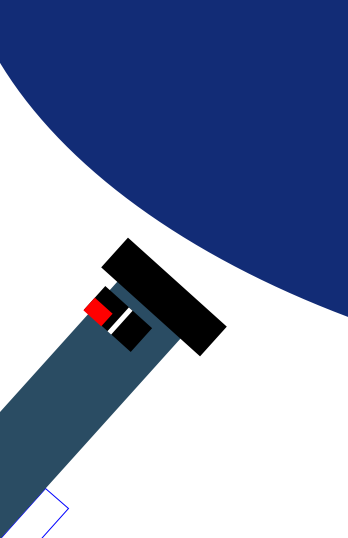
Frame 1 (no input)
Frame 60 (the mouse pressed at the canvas centre just before this capture): identical to frame 1, image omitted
Frame 120 (the mouse held since frame 60 and released just before this capture): identical to frame 1, image omitted

The Processing sketch that drew this single still picture (run headless with seeded random() and noise(); from frame 60 on, the mouse is pressed at the canvas centre):

// Processing sketch: processing_25509
// ── processing_25509.pde

float angle = 0
;
void setup() {
  size(348,538);
  //size(1000,1000);
  background(255);
  
}

void draw() {
  if(mousePressed && (mouseButton == RIGHT)) {
   angle++;
  }
  
  background(255);
  smooth();
  noStroke();
  fill(18,44,118);
  ellipse(853,-97, 1800,1000);
  rectMode(CENTER);
  
  pushMatrix();
  stroke(0,0,255);
  fill(255);
  translate(27, 532);
  rotate(radians(42));
  rect(0, 0, 30, 90);
  popMatrix();

pushMatrix();
  noStroke();
  fill(42, 76, 99);
  translate(41, 430);
  rotate(radians(42));
  rect(0, 0, 85, 333);
  popMatrix();
  
  
  
  pushMatrix();
  noStroke();
  fill(0);
  translate(164,297);
  rotate(radians(42));
  rect(0, 0, 133, 40);
  popMatrix();
  
  pushMatrix();
  noStroke();
  fill(0);
  translate(118, 319);
  rotate(radians(42));
  rect(0, 0, 63, 32);
  popMatrix();
  
  pushMatrix();
  noStroke();
  fill(255,0,0);
  translate(98, 312);
  rotate(radians(42));
  rect(0, 0, 24, 17);
  popMatrix();
  
  pushMatrix();
  noStroke();
  fill(255);
  translate(120, 321);
  rotate(radians(42));
  rect(0, 0, 5, 32);
  popMatrix();

  
  
 
  if(mousePressed && (mouseButton == LEFT)) {
    println("pos of rect " + mouseX+ ", " + mouseY + " at " + angle+ " degrees");
  }



  //rect(mouseX, mouseY,)
}
